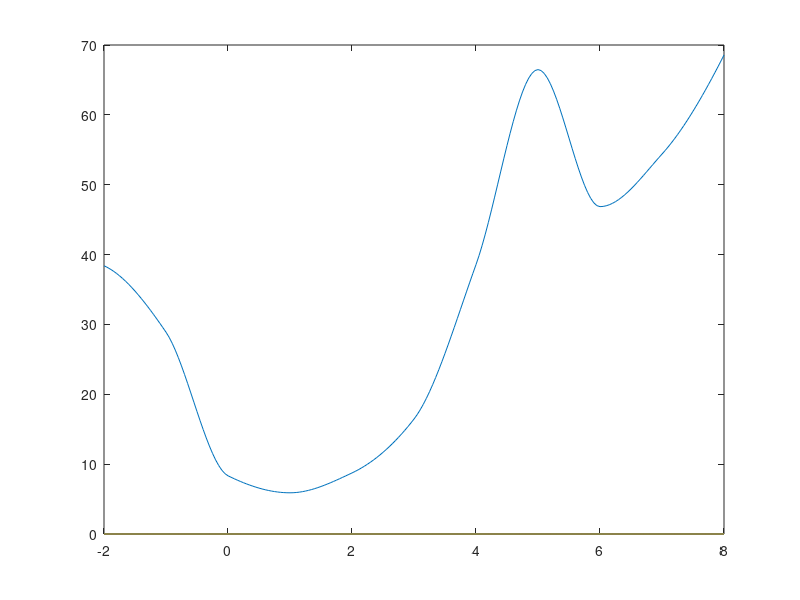

MATLAB code for this plot:

%2
%.a)

vy = [];
vx = -2:1:8;
i = 1;
% création de plusieurs points d'échantillons
for x=vx
  vy(i) = vx(i)^2+10/(sin(vx(i))+1.2);
  i = i+1;
end

x = (-2:0.05:8);
y = zeros(length(x));
% récupération des points de la courbe approximée pour affichage
for i=(1:length(x))
  y(i) = interp1(vx, vy ,x(i));
end
plot(x,y);
pause(2);


%.b)

x = (-2:0.05:8);
y = zeros(length(x));
% la même chose mais avec l'argument 'pchip' pour lisser la courbe
for i=(1:length(x))
  y(i) = interp1(vx, vy ,x(i), 'pchip');
end
plot(x,y);
pause(2);
